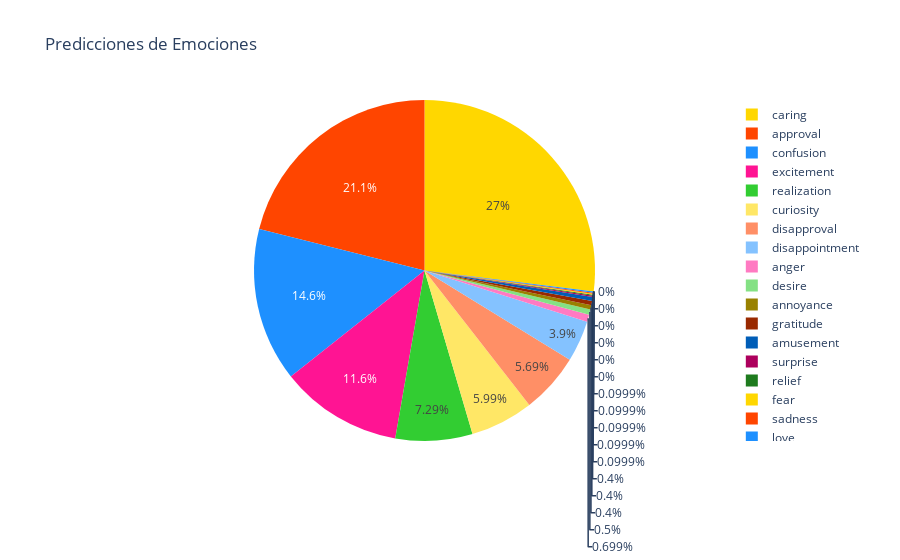

The cell this chart's notebook holds for it:
### Code cell
f = grafico_torta(df, 2)
f.show()

### Figure 1 — Plotly figure (JSON) as saved in the notebook; plotly's stock layout.template omitted (floating-point values rounded to 4 significant figures)
{"data": [{"domain": {"x": [0, 1], "y": [0, 1]}, "hovertemplate": "emocion=%{label}<br>porcentaje=%{value}<extra></extra>", "labels": ["caring", "approval", "confusion", "excitement", "realization", "curiosity", "disapproval", "disappointment", "anger", "desire", "annoyance", "gratitude", "amusement", "surprise", "relief", "fear", "sadness", "love", "pride", "disgust", "joy", "remorse", "admiration", "nervousness"], "legendgroup": "", "name": "", "showlegend": true, "type": "pie", "values": [27, 21.1, 14.6, 11.6, 7.3, 6, 5.7, 3.9, 0.7, 0.5, 0.4, 0.4, 0.4, 0.1, 0.1, 0.1, 0.1, 0.1, 0, 0, 0, 0, 0, 0]}], "layout": {"autosize": true, "legend": {"tracegroupgap": 0}, "piecolorway": ["#FFD700", "#FF4500", "#1E90FF", "#FF1493", "#32CD32"], "title": {"text": "Predicciones de Emociones"}}}
